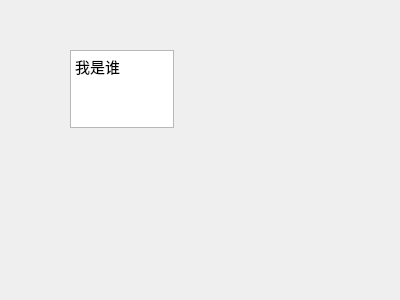
<?xml version="1.0" encoding="UTF-8"?>
<ui version="4.0">
 <class>Test</class>
 <widget class="QWidget" name="Test">
  <property name="geometry">
   <rect>
    <x>0</x>
    <y>0</y>
    <width>400</width>
    <height>300</height>
   </rect>
  </property>
  <property name="windowTitle">
   <string>Form</string>
  </property>
  <widget class="QTextEdit" name="textEdit">
   <property name="geometry">
    <rect>
     <x>70</x>
     <y>50</y>
     <width>104</width>
     <height>78</height>
    </rect>
   </property>
   <property name="html">
    <string>&lt;!DOCTYPE HTML PUBLIC &quot;-//W3C//DTD HTML 4.0//EN&quot; &quot;http://www.w3.org/TR/REC-html40/strict.dtd&quot;&gt;
&lt;html&gt;&lt;head&gt;&lt;meta name=&quot;qrichtext&quot; content=&quot;1&quot; /&gt;&lt;style type=&quot;text/css&quot;&gt;
p, li { white-space: pre-wrap; }
&lt;/style&gt;&lt;/head&gt;&lt;body style=&quot; font-family:'Microsoft YaHei'; font-size:11pt; font-weight:400; font-style:normal;&quot;&gt;
&lt;p style=&quot; margin-top:0px; margin-bottom:0px; margin-left:0px; margin-right:0px; -qt-block-indent:0; text-indent:0px;&quot;&gt;我是谁&lt;/p&gt;
&lt;p style=&quot;-qt-paragraph-type:empty; margin-top:0px; margin-bottom:0px; margin-left:0px; margin-right:0px; -qt-block-indent:0; text-indent:0px;&quot;&gt;&lt;br /&gt;&lt;/p&gt;&lt;/body&gt;&lt;/html&gt;</string>
   </property>
  </widget>
 </widget>
 <resources/>
 <connections/>
</ui>
